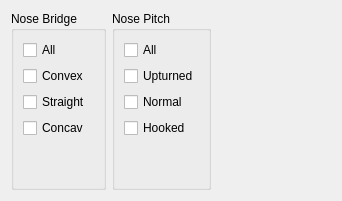
       <widget class="QWidget" name="nose">
        <layout class="QHBoxLayout" name="horizontalLayout_36">
         <item>
          <widget class="QGroupBox" name="groupBox_90">
           <property name="title">
            <string>Nose Bridge</string>
           </property>
           <layout class="QVBoxLayout" name="verticalLayout_85">
            <item>
             <widget class="QCheckBox" name="checkBox_424">
              <property name="text">
               <string>All</string>
              </property>
             </widget>
            </item>
            <item>
             <widget class="QCheckBox" name="checkBox_425">
              <property name="text">
               <string>Convex</string>
              </property>
             </widget>
            </item>
            <item>
             <widget class="QCheckBox" name="checkBox_426">
              <property name="text">
               <string>Straight</string>
              </property>
             </widget>
            </item>
            <item>
             <widget class="QCheckBox" name="checkBox_427">
              <property name="text">
               <string>Concav</string>
              </property>
             </widget>
            </item>
            <item>
             <spacer name="verticalSpacer_84">
              <property name="orientation">
               <enum>Qt::Vertical</enum>
              </property>
              <property name="sizeHint" stdset="0">
               <size>
                <width>20</width>
                <height>40</height>
               </size>
              </property>
             </spacer>
            </item>
           </layout>
          </widget>
         </item>
         <item>
          <widget class="QGroupBox" name="groupBox_91">
           <property name="title">
            <string>Nose Pitch</string>
           </property>
           <layout class="QVBoxLayout" name="verticalLayout_86">
            <item>
             <widget class="QCheckBox" name="checkBox_428">
              <property name="text">
               <string>All</string>
              </property>
             </widget>
            </item>
            <item>
             <widget class="QCheckBox" name="checkBox_429">
              <property name="text">
               <string>Upturned</string>
              </property>
             </widget>
            </item>
            <item>
             <widget class="QCheckBox" name="checkBox_430">
              <property name="text">
               <string>Normal</string>
              </property>
             </widget>
            </item>
            <item>
             <widget class="QCheckBox" name="checkBox_431">
              <property name="text">
               <string>Hooked</string>
              </property>
             </widget>
            </item>
            <item>
             <spacer name="verticalSpacer_85">
              <property name="orientation">
               <enum>Qt::Vertical</enum>
              </property>
              <property name="sizeHint" stdset="0">
               <size>
                <width>20</width>
                <height>40</height>
               </size>
              </property>
             </spacer>
            </item>
           </layout>
          </widget>
         </item>
         <item>
          <spacer name="horizontalSpacer_39">
           <property name="orientation">
            <enum>Qt::Horizontal</enum>
           </property>
           <property name="sizeHint" stdset="0">
            <size>
             <width>120</width>
             <height>20</height>
            </size>
           </property>
          </spacer>
         </item>
        </layout>
       </widget>
